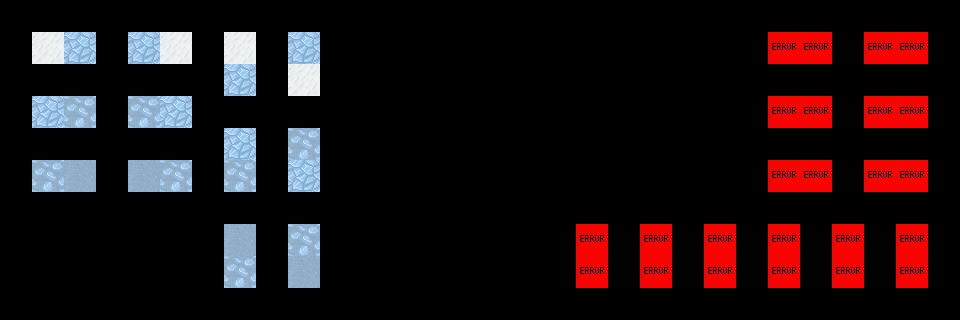

A 2D game scene composited from a Tiled map and its tileset images. What follows is a short description and the map's XML, with each tile layer's data collapsed to a summary:
An orthogonal 30x10 tile map with 32x32 px tiles, 3 tile layers (Regions, Input_set, Output_Error), 2 hidden layers not drawn, 5 tilesets.

<map version="1.0" orientation="orthogonal" width="30" height="10" tilewidth="32" tileheight="32">
 <tileset firstgid="1" name="set_icemountain" tilewidth="32" tileheight="32">
  <image source="../../graphics/tiles/set_icemountain.png" width="224" height="128" />
 </tileset>
 <tileset firstgid="29" name="set_rules" tilewidth="32" tileheight="32">
  <image source="../../graphics/tiles/set_rules.png" width="64" height="64" />
 </tileset>
 <tileset firstgid="33" name="Snow" tilewidth="32" tileheight="32">
  <image source="../../graphics/tiles/Snow.png" width="512" height="512" />
 </tileset>
 <tileset firstgid="289" name="collision" tilewidth="32" tileheight="32">
  <image source="../../graphics/tiles/collision.png" width="64" height="32" />
 </tileset>
 <tileset firstgid="291" name="Snow_ground" tilewidth="32" tileheight="32">
  <image source="../../graphics/tiles/Snow_ground.png" width="352" height="224" />
 </tileset>
 <layer name="Regions" width="30" height="10">
  <data>[300 cells, 48 non-empty, 1 distinct tile ids]</data>
 </layer>
 <layer name="Input_set" width="30" height="10">
  <data>[300 cells, 48 non-empty, 4 distinct tile ids]</data>
 </layer>
 <layer name="Output_Ground" width="30" height="10" visible="0">
  <data>[300 cells, 12 non-empty, 12 distinct tile ids]</data>
 </layer>
 <layer name="Output_Collision" width="30" height="10" visible="0">
  <data>[300 cells, 0 non-empty, 0 distinct tile ids]</data>
 </layer>
 <layer name="Output_Error" width="30" height="10">
  <data>[300 cells, 24 non-empty, 1 distinct tile ids]</data>
 </layer>
</map>
